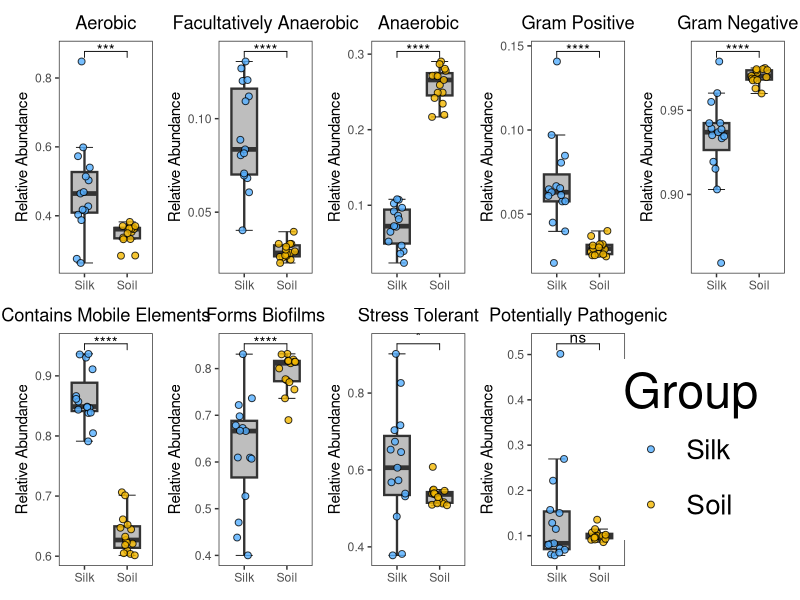

Generate this figure with R:
#BugBase
library(ggplot2)
library(ggpubr)
wbwPalette <- c("#55AFFF", "#F4B800")


BugBase_dat <- read.table('predictions.txt', sep = '\t', row.name = 1, header = TRUE)
boxdat <- as.data.frame(BugBase_dat)


compaired <- list(c('Silk', 'Soil'))


  p1<- ggplot(boxdat, aes(Group, Aerobic)) + 
    stat_boxplot(geom = 'errorbar', width = 0.4, size=0.3) + 
    geom_boxplot(fill= "gray", width = 0.6, outlier.colour = NA, size=0.8) + 
    stat_compare_means(comparisons = compaired, label = "p.signif", method = "wilcox.test", vjust = 0.6) + 
    theme_bw() + theme(panel.grid.major = element_line(colour = NA), panel.grid.minor = element_blank()) + 
    geom_jitter(aes(fill = Group), shape=21, width = 0.2, size = 2, alpha = 0.8)+ 
    scale_fill_manual(values=wbwPalette) + 
    ylab("Relative Abundance")+
    xlab(NULL)+ 
    labs(title = "Aerobic")+
    theme(plot.title = element_text(hjust = 0.5)) +
    theme(legend.position="none") 

  
  p2<- ggplot(boxdat, aes(Group, Facultatively_Anaerobic)) + 
    stat_boxplot(geom = 'errorbar', width = 0.4, size=0.3) + 
    geom_boxplot(fill= "gray", width = 0.6, outlier.colour = NA, size=0.8) + 
    stat_compare_means(comparisons = compaired, label = "p.signif", method = "wilcox.test", vjust = 0.6) + 
    theme_bw() + theme(panel.grid.major = element_line(colour = NA), panel.grid.minor = element_blank()) + 
    geom_jitter(aes(fill = Group), shape=21, width = 0.2, size = 2, alpha = 0.8)+ 
    scale_fill_manual(values=wbwPalette) + 
    ylab("Relative Abundance")+
    xlab(NULL)+ 
    labs(title = "Facultatively Anaerobic")+
    theme(plot.title = element_text(hjust = 0.5)) +
    theme(legend.position="none") 
  

  p3<- ggplot(boxdat, aes(Group, Anaerobic)) + 
    stat_boxplot(geom = 'errorbar', width = 0.4, size=0.3) + 
    geom_boxplot(fill= "gray", width = 0.6, outlier.colour = NA, size=0.8) + 
    stat_compare_means(comparisons = compaired, label = "p.signif", method = "wilcox.test", vjust = 0.6) + 
    theme_bw() + theme(panel.grid.major = element_line(colour = NA), panel.grid.minor = element_blank()) + 
    geom_jitter(aes(fill = Group), shape=21, width = 0.2, size = 2, alpha = 0.8)+ 
    scale_fill_manual(values=wbwPalette) + 
    ylab("Relative Abundance")+
    xlab(NULL)+ 
    labs(title = "Anaerobic")+
    theme(plot.title = element_text(hjust = 0.5)) +
    theme(legend.position="none") 
  

  p4<- ggplot(boxdat, aes(Group, Contains_Mobile_Elements)) + 
    stat_boxplot(geom = 'errorbar', width = 0.4, size=0.3) + 
    geom_boxplot(fill= "gray", width = 0.6, outlier.colour = NA, size=0.8) + 
    stat_compare_means(comparisons = compaired, label = "p.signif", method = "t.test", vjust = 0.6) + 
    theme_bw() + theme(panel.grid.major = element_line(colour = NA), panel.grid.minor = element_blank()) + 
    geom_jitter(aes(fill = Group), shape=21, width = 0.2, size = 2, alpha = 0.8)+ 
    scale_fill_manual(values=wbwPalette) + 
    ylab("Relative Abundance")+
    xlab(NULL)+ 
    labs(title = "Contains Mobile Elements")+
    theme(plot.title = element_text(hjust = 0.5)) +
    theme(legend.position="none") 
  
  

  p5<- ggplot(boxdat, aes(Group, Gram_Positive)) + 
    stat_boxplot(geom = 'errorbar', width = 0.4, size=0.3) + 
    geom_boxplot(fill= "gray", width = 0.6, outlier.colour = NA, size=0.8) + 
    stat_compare_means(comparisons = compaired, label = "p.signif", method = "wilcox.test", vjust = 0.6) + 
    theme_bw() + theme(panel.grid.major = element_line(colour = NA), panel.grid.minor = element_blank()) + 
    geom_jitter(aes(fill = Group), shape=21, width = 0.2, size = 2, alpha = 0.8)+ 
    scale_fill_manual(values=wbwPalette) + 
    ylab("Relative Abundance")+
    xlab(NULL)+ 
    labs(title = "Gram Positive")+
    theme(plot.title = element_text(hjust = 0.5)) +
    theme(legend.position="none") 

  

  p6<- ggplot(boxdat, aes(Group, Gram_Negative)) + 
    stat_boxplot(geom = 'errorbar', width = 0.4, size=0.3) + 
    geom_boxplot(fill= "gray", width = 0.6, outlier.colour = NA, size=0.8) + 
    stat_compare_means(comparisons = compaired, label = "p.signif", method = "wilcox.test", vjust = 0.6) + 
    theme_bw() + theme(panel.grid.major = element_line(colour = NA), panel.grid.minor = element_blank()) + 
    geom_jitter(aes(fill = Group), shape=21, width = 0.2, size = 2, alpha = 0.8)+ 
    scale_fill_manual(values=wbwPalette) + 
    ylab("Relative Abundance")+
    xlab(NULL)+ 
    labs(title = "Gram Negative")+
    theme(plot.title = element_text(hjust = 0.5)) +
    theme(legend.position="none") 

  

  p7<- ggplot(boxdat, aes(Group, Stress_Tolerant)) + 
    stat_boxplot(geom = 'errorbar', width = 0.4, size=0.3) + 
    geom_boxplot(fill= "gray", width = 0.6, outlier.colour = NA, size=0.8) + 
    stat_compare_means(comparisons = compaired, label = "p.signif", method = "wilcox.test", vjust = 0.1) + 
    theme_bw() + theme(panel.grid.major = element_line(colour = NA), panel.grid.minor = element_blank()) + 
    geom_jitter(aes(fill = Group), shape=21, width = 0.2, size = 2, alpha = 0.8)+ 
    scale_fill_manual(values=wbwPalette) + 
    ylab("Relative Abundance")+
    xlab(NULL)+ 
    labs(title = "Stress Tolerant")+
    theme(plot.title = element_text(hjust = 0.5)) +
    theme(legend.position="none") 

  

  p8<- ggplot(boxdat, aes(Group, Forms_Biofilms)) + 
    stat_boxplot(geom = 'errorbar', width = 0.4, size=0.3) + 
    geom_boxplot(fill= "gray", width = 0.6, outlier.colour = NA, size=0.8) + 
    stat_compare_means(comparisons = compaired, label = "p.signif", method = "wilcox.test", vjust = 0.6) + 
    theme_bw() + theme(panel.grid.major = element_line(colour = NA), panel.grid.minor = element_blank()) + 
    geom_jitter(aes(fill = Group), shape=21, width = 0.2, size = 2, alpha = 0.8)+ 
    scale_fill_manual(values=wbwPalette) + 
    ylab("Relative Abundance")+
    xlab(NULL)+ 
    labs(title = "Forms Biofilms")+
    theme(plot.title = element_text(hjust = 0.5)) +
    theme(legend.position="none") 

  

  p9<- ggplot(boxdat, aes(Group, Potentially_Pathogenic	)) + 
    stat_boxplot(geom = 'errorbar', width = 0.4, size=0.3) + 
    geom_boxplot(fill= "gray", width = 0.6, outlier.colour = NA, size=0.8) + 
    stat_compare_means(comparisons = compaired, label = "p.signif", method = "wilcox.test", vjust = 0.1) + 
    theme_bw() + theme(panel.grid.major = element_line(colour = NA), panel.grid.minor = element_blank()) + 
    geom_jitter(aes(fill = Group), shape=21, width = 0.2, size = 2, alpha = 0.8)+ 
    scale_fill_manual(values=wbwPalette) + 
    ylab("Relative Abundance")+
    xlab(NULL)+ 
    labs(title = "Potentially Pathogenic")+
    theme(plot.title = element_text(hjust = 0.5)) +
    theme(legend.position="none") 
  
  
#Merge 9 pics
library(patchwork)
p1 + p2 + p3 + p5 + p6 + p4 + p8 + p7 + p9 + plot_layout(ncol=5, byrow= TRUE) + 
  theme(legend.position = c(1.7,0.5), 
        legend.text=element_text(size=20), 
        legend.title=element_text(size=35), 
        legend.key.size = unit(40, "pt")) 
  

#save image 8*12 inches
  

